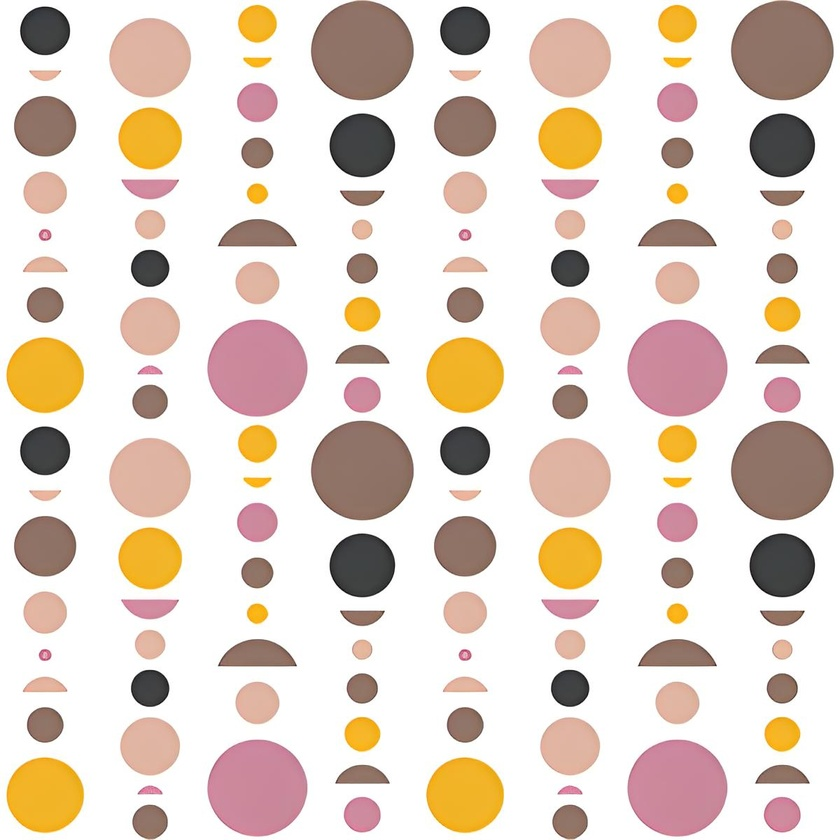
#> input picture half_circular.jpg, 840 x 840 px, shrunk from 1200 x 1200 before the run
$ python '基础操作.py'   (older library calls are emulated)
#> lines starting #> are read from the running program, lines starting #| are printed output that depends on the picture; after the words box and inside, x2 and y2 are one past the last pixel; in counts of white or black regions, pixels touching at a corner belong together
# [248 lines of commented-out code are left out]

import cv2
import numpy as np

img = cv2.imread('half_circular.jpg')
#> img is the input picture: shape (840, 840, 3); mean B, G, R 206.5, 216.2, 229.9
gray = cv2.cvtColor(img, cv2.COLOR_BGR2GRAY)
ret, binary = cv2.threshold(gray, 200, 255, cv2.THRESH_BINARY)
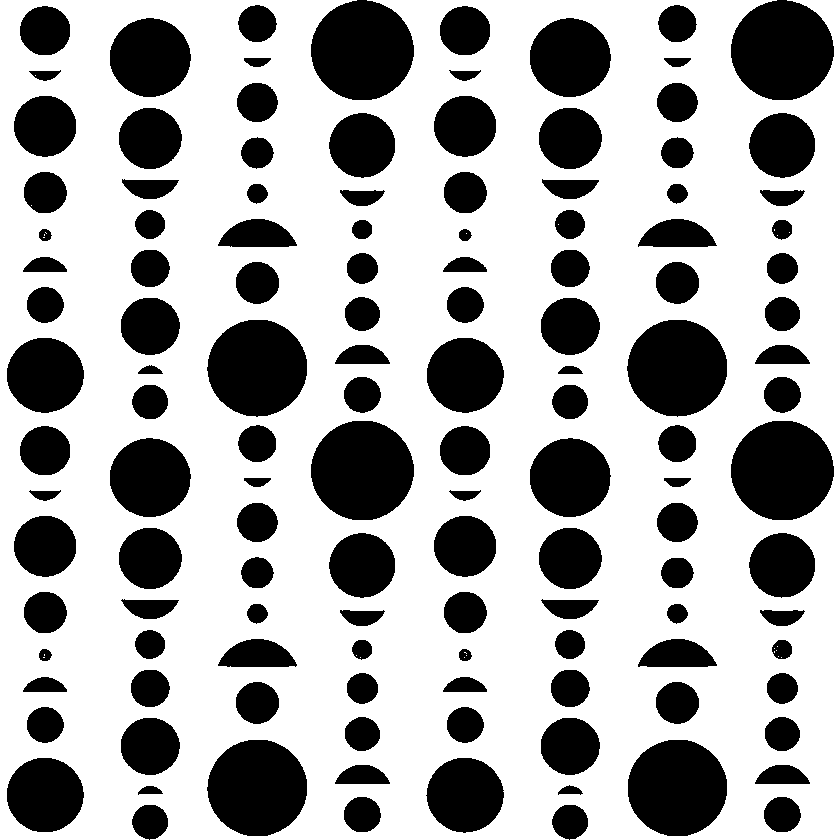
#> binary: shape (840, 840); 67.7% white; 128 black regions, largest, box (x1, y1, x2, y2) and area: (731, 0, 834, 100) 8050, (311, 0, 414, 100) 8047, (311, 421, 414, 520) 8044
# cv2.imshow('threshold',binary)

kernel = cv2.getStructuringElement(cv2.MORPH_CROSS, (3, 3))
opening1 = cv2.morphologyEx(binary, cv2.MORPH_OPEN, kernel, iterations=1)
#> opening1: shape (840, 840); 67.7% white; 128 black regions, largest, box (x1, y1, x2, y2) and area: (731, 0, 834, 100) 8059, (311, 0, 414, 100) 8056, (311, 421, 414, 520) 8044
# [6 lines of commented-out code are left out]
kernel = np.ones((2, 2), np.uint8)
opening2 = cv2.morphologyEx(opening1, cv2.MORPH_OPEN, kernel)
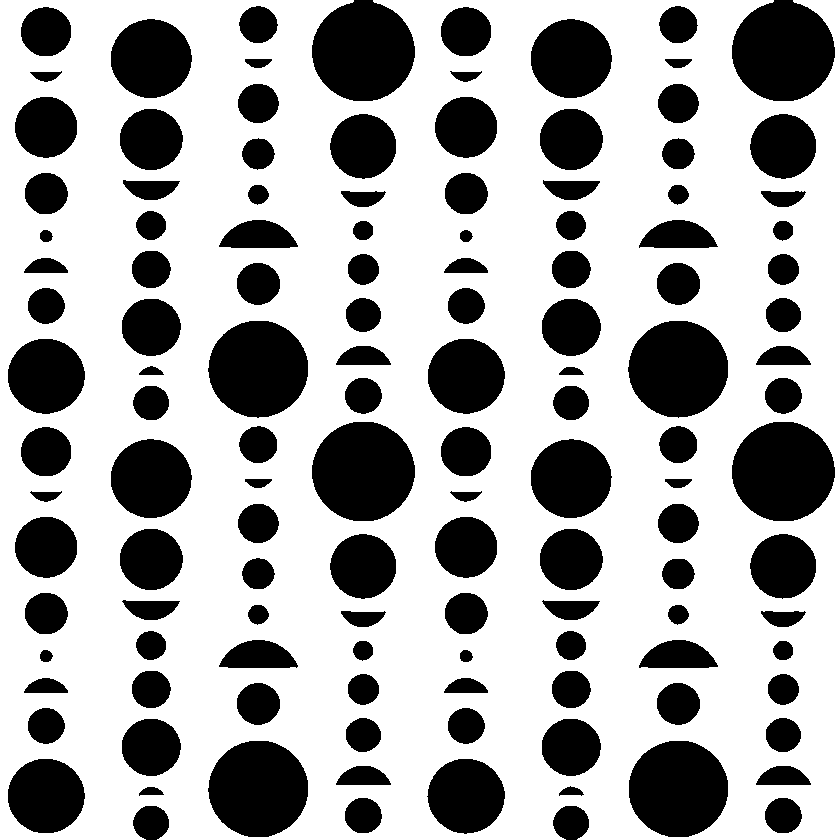
#> opening2: shape (840, 840); 67.7% white; 128 black regions
# cv2.imshow('opening2',opening2)

gaussianblur = cv2.GaussianBlur(opening2, (3, 3), 3)
# cv2.imshow("gaussianblur",gaussianblur)

gaussianblur = np.array(gaussianblur, np.uint8)
_, contours, hierarchy = cv2.findContours(gaussianblur, cv2.RETR_LIST, cv2.CHAIN_APPROX_SIMPLE)
#> contours = 126 contours, 1 with area under 20; largest, box (x1, y1, x2, y2) and area: (0, 0, 840, 840) 686536, (312, 422, 415, 521) 7783, (732, 422, 835, 521) 7779, (208, 321, 308, 417) 7314, (628, 321, 728, 417) 7306

count = 0
for cnt in contours:
    (x, y), radius = cv2.minEnclosingCircle(cnt)
    center = (int(x), int(y))
    radius = int(radius)
    circle_img = cv2.circle(gaussianblur, center, radius, (0, 0, 0), 2)
    cv2.imshow("circle_img", circle_img)
    area = cv2.contourArea(cnt)
    area_circle = 3.14 * radius * radius
    if area / area_circle >= 0.7:
        img = cv2.putText(img, 'OK', center, cv2.FONT_HERSHEY_COMPLEX, 1, (255, 0, 0), 2)
    else:
        img = cv2.putText(img, 'BAD', center, cv2.FONT_HERSHEY_COMPLEX, 1, (255, 0, 0), 2)
    count += 1
#> this loop made 126 passes
#> (x, y, radius, center, area, area_circle) on passes 1, 2, 5, 6, 7, 8, 9, 10, 11, 12, 13, 15: (782.9, 815, 18, (782, 815), 929.5, 1017.4), (362.9, 815.5, 18, (362, 815), 938, 1017.4), (783, 782.5, 26, (783, 782), 692.5, 2122.6), (363, 782.5, 26, (363, 782), 695, 2122.6), (465.9, 795.5, 38, (465, 795), 4299, 4534.2), (45.82, 795.5, 38, (45, 795), 4295, 4534.2), (678, 788.6, 49, (678, 788), 7301.5, 7539.1), (257.7, 788, 49, (257, 788), 7301.5, 7539.1), (570.8, 747, 29, (570, 747), 2495, 2640.7), (150.8, 746.5, 29, (150, 746), 2496.5, 2640.7), (782.9, 734.1, 17, (782, 734), 851, 907.5), (465.9, 725.5, 18, (465, 725), 939, 1017.4)
#> (x, y, radius, area, area_circle) on passes 3, 4, 14, 17, 18, 33: (571, 793, 11, 110, 379.9), (151, 793, 11, 109, 379.9), (363, 734, 17, 846, 907.5), (678, 703, 21, 1302.5, 1384.7), (258, 703, 21, 1301.5, 1384.7), (783, 613, 21, 430, 1384.7)
#> pass 1, `img = cv2.putText(img, 'OK', center, cv2.FONT_HERSHEY_COMPLEX, 1, (255..`:
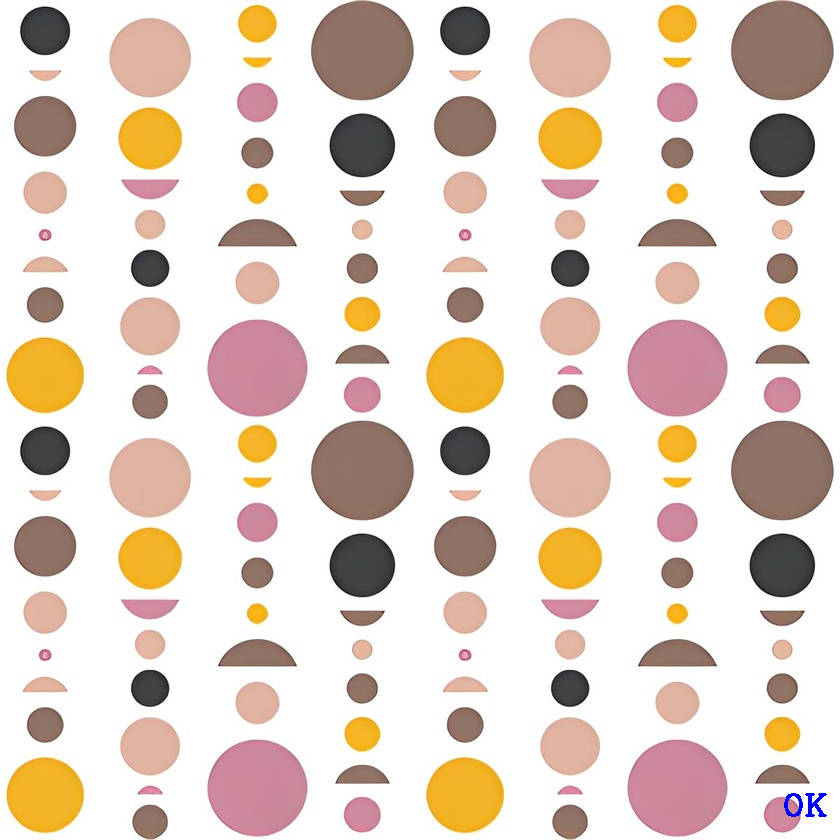
#> img: shape (840, 840, 3); 0.07% of pixels changed, all inside (x1, y1, x2, y2) = (784, 793, 827, 817)
#> after the loop:
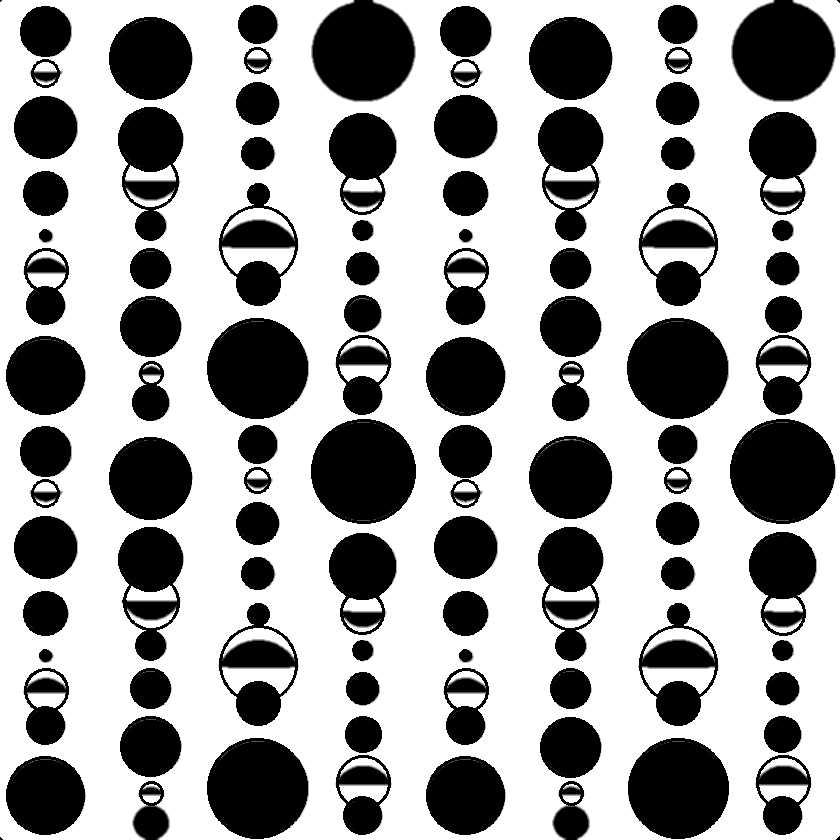
#> gaussianblur: shape (840, 840); min 0, max 255, mean 162.3
#> after the loop:
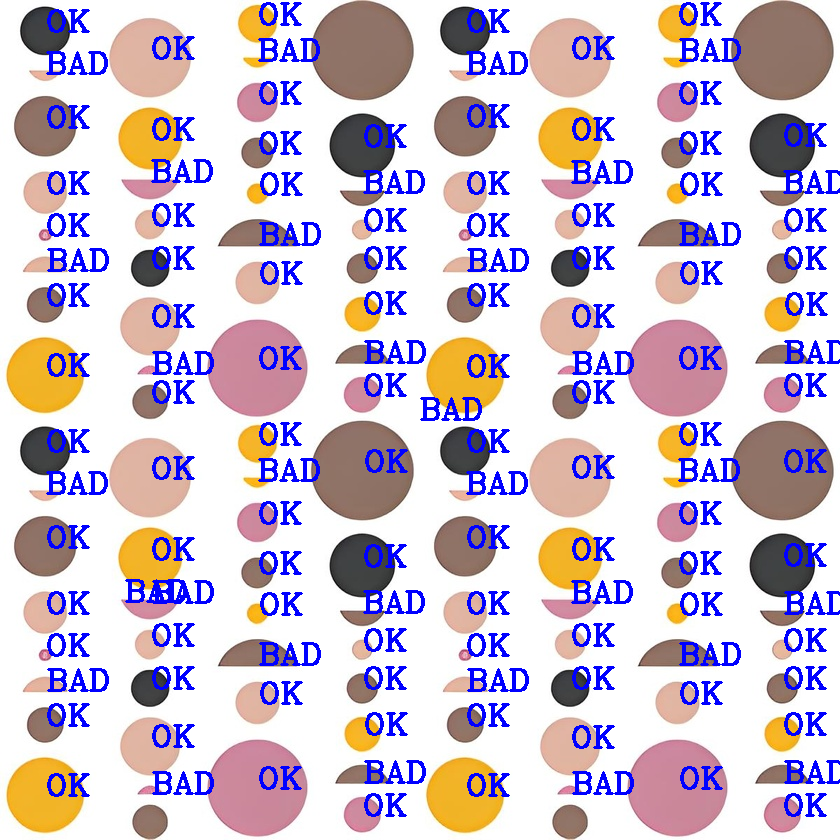
#> img: shape (840, 840, 3); mean B, G, R 211.4, 195.9, 208.3
img = cv2.putText(img, ('sum=' + str(count)), (20, 30), cv2.FONT_HERSHEY_COMPLEX, 1, (0, 0, 255), 3)
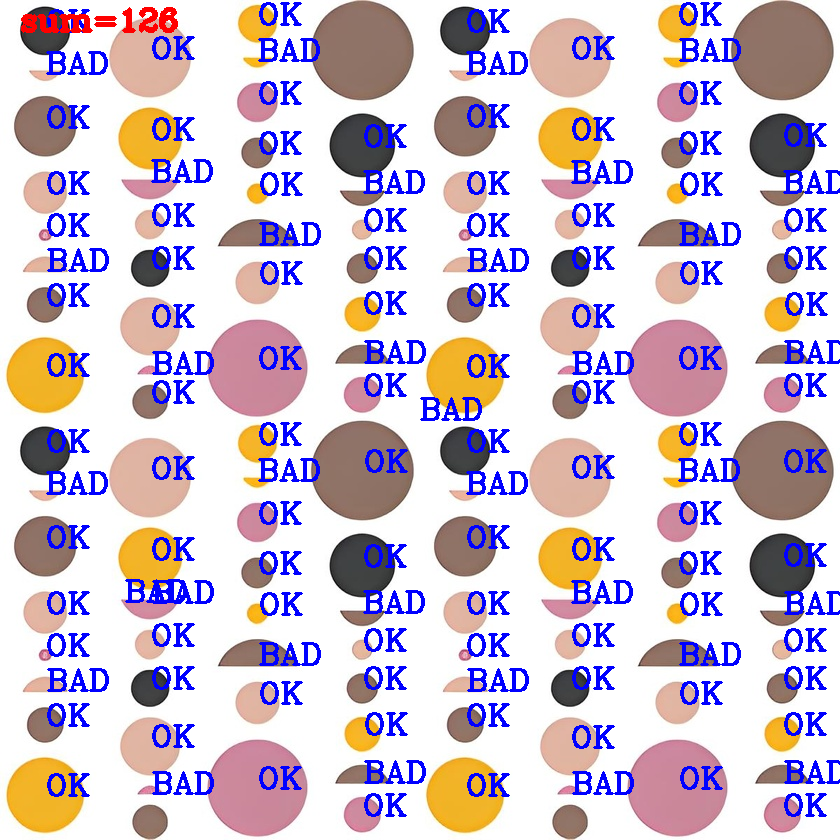
#> img: shape (840, 840, 3); 0.29% of pixels changed, all inside (x1, y1, x2, y2) = (21, 7, 178, 33)
cv2.imshow('result', img)

cv2.waitKey()
cv2.destroyAllWindows()

# [17 lines of commented-out code are left out]
